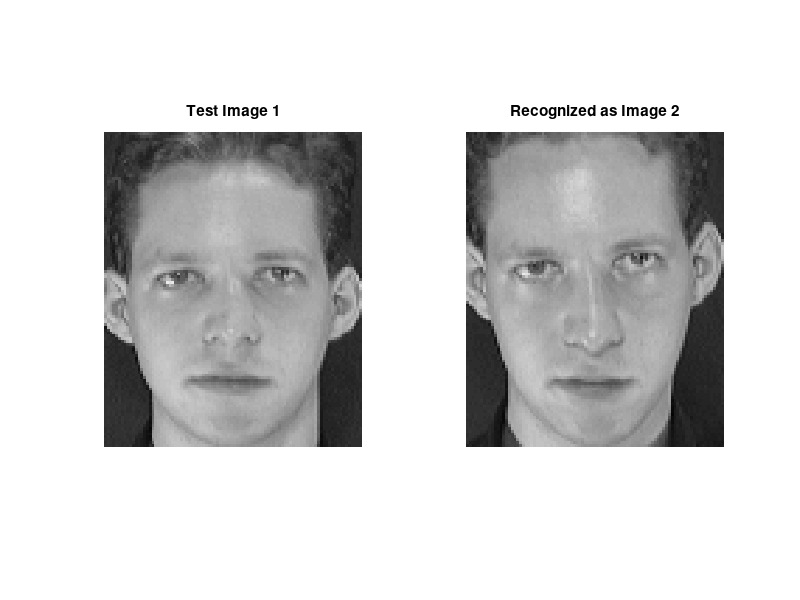
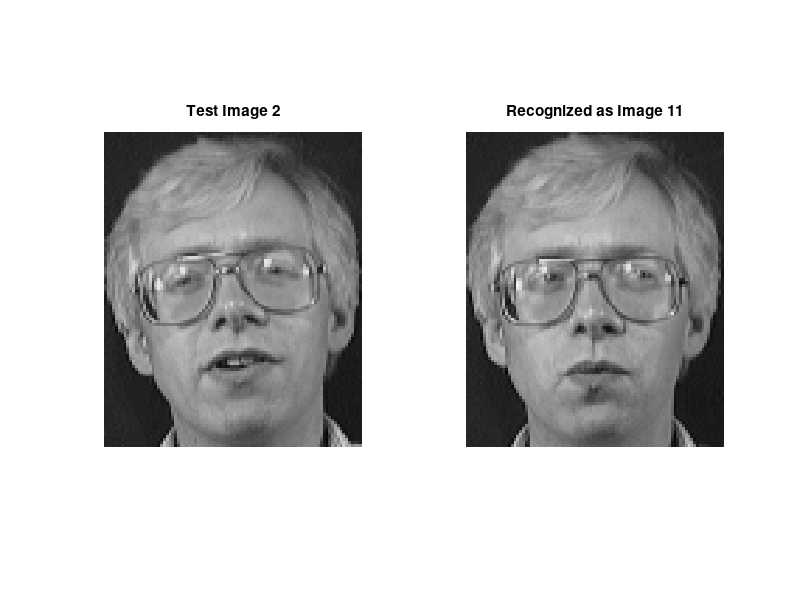
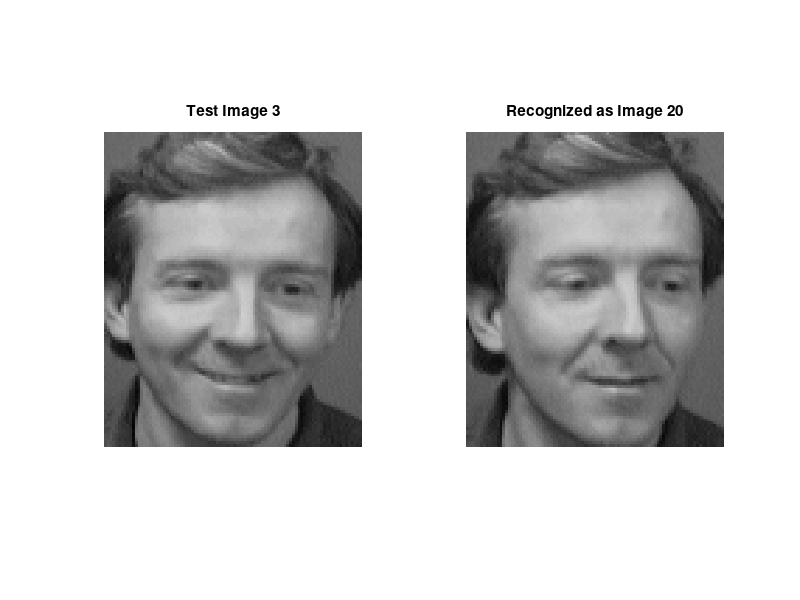
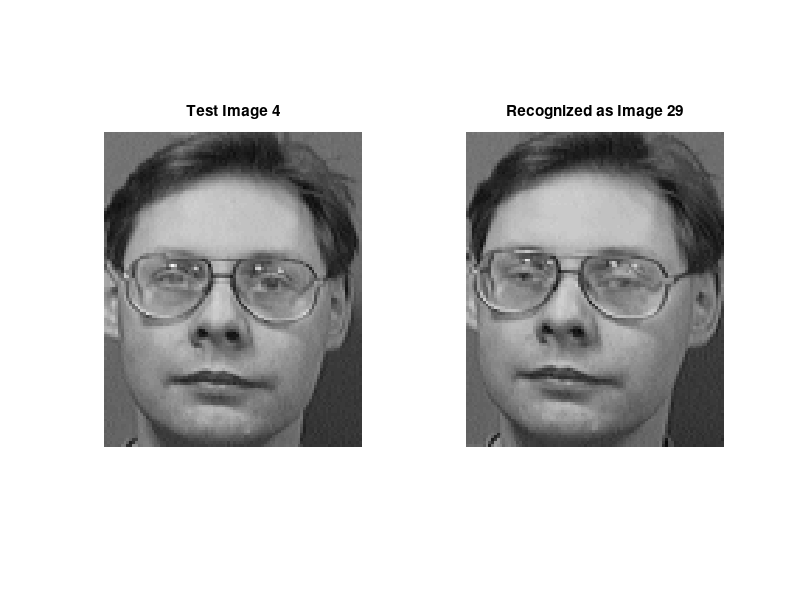

MATLAB code for these plots, in order:
clear;
% Load the face images and preprocess them
train_data = load('train.mat');
test_data = load('test.mat');
X_train = double(train_data.train);
X_test = double(test_data.test);
m = mean(X_train, 2);
Train_Number = size(X_train, 2);
temp_m = repmat(m, 1, Train_Number);
A = X_train - temp_m;
L = (A' * A)/(Train_Number-1);
[V, D] = eig(L);
Eig_vec = [];
threshold = 1000;

for i = 1:size(V, 2)
    if (D(i, i) > threshold)
        Eig_vec = [Eig_vec V(:, i)];
    end
end

Eigenfaces = A * Eig_vec;

ProjectedImages = Eigenfaces' * A;
Euc_dist = zeros(Train_Number, size(X_test, 2));
Recognized_index_per_image = zeros(1, size(X_test, 2));

for img = 1:size(X_test, 2)
    InputImage = X_test(:, img);
    Difference = InputImage - m;
    Projected_TestImage = Eigenfaces' * Difference;
    for i = 1:Train_Number
        q = ProjectedImages(:, i);
         q = q / norm(q);
        temp = norm(Projected_TestImage - q)^2;
        Euc_dist(i, img) = temp;
    end
    [~, Recognized_index_per_image(img)] = min(Euc_dist(:, img));
end
for i = 1:size(X_test, 2)
    figure;

    % Original image
    subplot(1, 2, 1);
    imshow(uint8(reshape(X_test(:, i), [112, 92])));
    title(['Test Image ' num2str(i)]);

    % Recognized face
    subplot(1, 2, 2);
    recognized_face_index = Recognized_index_per_image(i);
    recognized_face = reshape(X_train(:, recognized_face_index), [112, 92]);
    imshow(uint8(recognized_face));
    title(['Recognized as Image ' num2str(recognized_face_index)]);
end

% Display eigenfaces
Num_Eigenvalue = size(Eigenfaces, 2);
figure('Name', 'Eigenface');
for i = 1:min(Num_Eigenvalue, 9)
    img = reshape(Eigenfaces(:, i), [112, 92]);
    subplot(3, 3, i);
    imshow(img', []);
end
